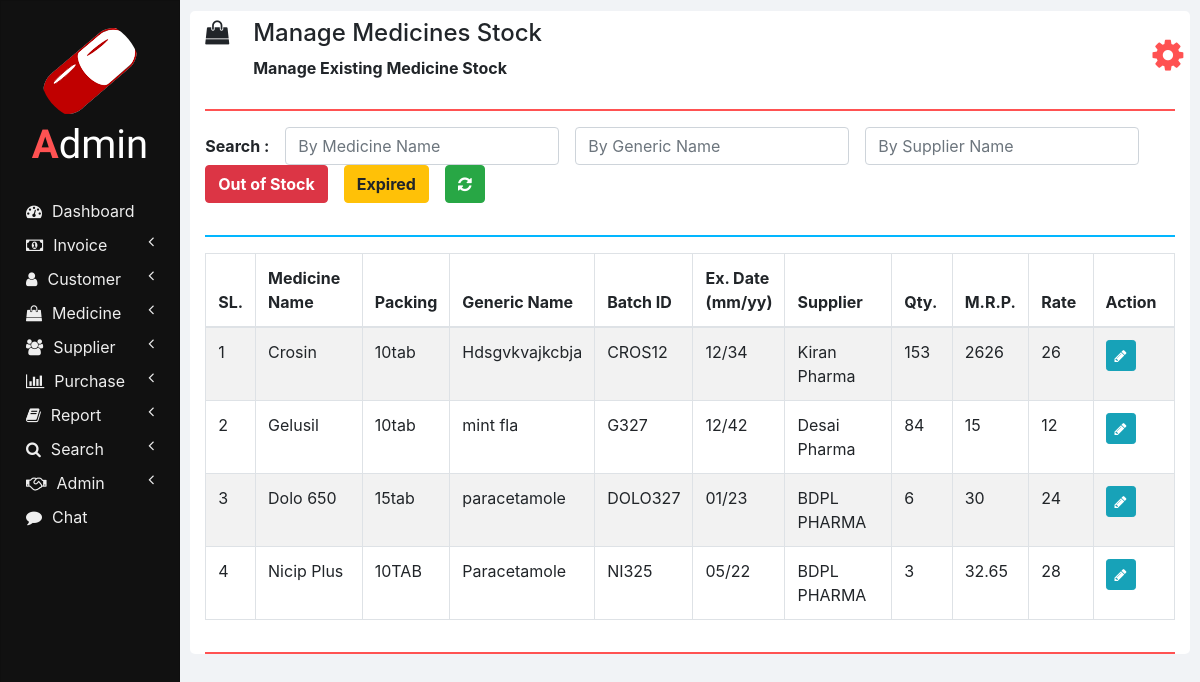
The app's page /manage_medicine_stock.php (signed in), older data.
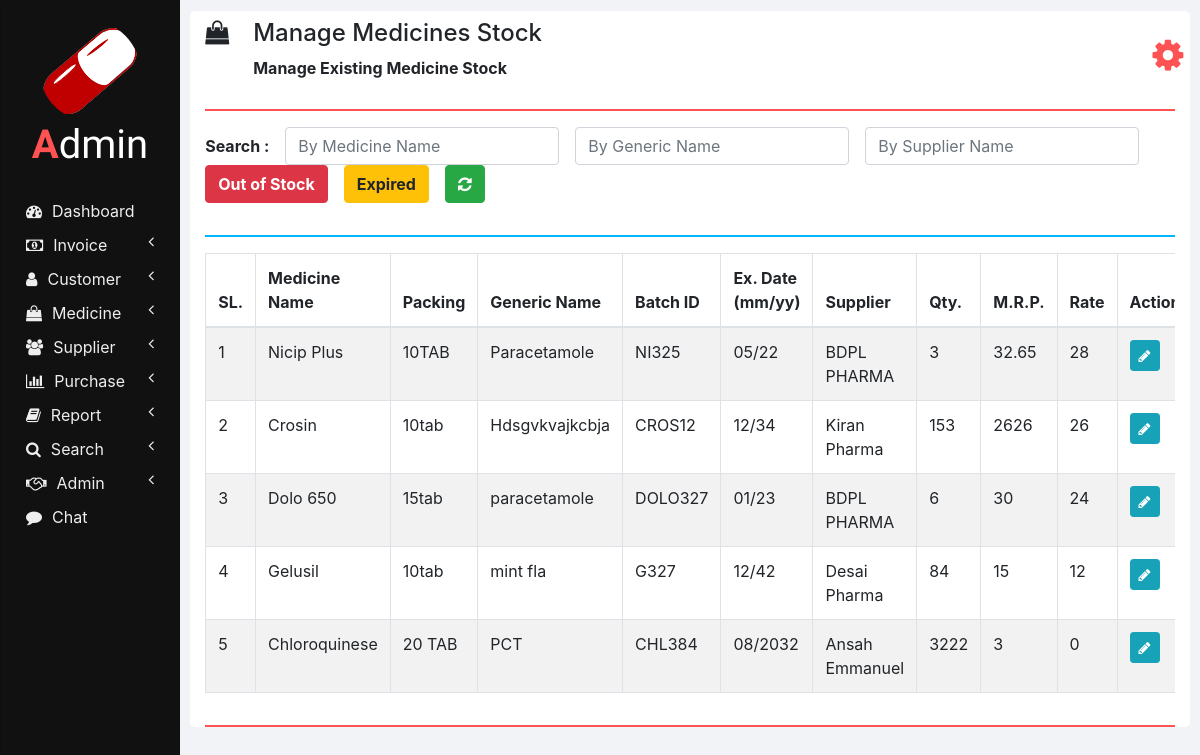
The same page, newer data.
### tables this page shows
CREATE TABLE `medicines` (
  `ID` int(11) NOT NULL,
  `NAME` varchar(100) NOT NULL,
  `PACKING` varchar(20) NOT NULL,
  `GENERIC_NAME` varchar(100) NOT NULL,
  `SUPPLIER_NAME` varchar(100) NOT NULL
);

CREATE TABLE `medicines_stock` (
  `ID` int(11) NOT NULL,
  `NAME` varchar(100) NOT NULL,
  `BATCH_ID` varchar(20) NOT NULL,
  `EXPIRY_DATE` varchar(10) NOT NULL,
  `QUANTITY` int(11) NOT NULL,
  `MRP` double NOT NULL,
  `RATE` double NOT NULL,
  `INVOICE_NUMBER` int(11) DEFAULT NULL
);

### php/manage_medicine_stock.php (the view, shortened to what this page needs)
<?php
  function showMedicinesStock($id) {
    require "db_connection.php";
    if($con) {
      $seq_no = 0;
      $query = "SELECT * FROM medicines INNER JOIN medicines_stock ON medicines.NAME = medicines_stock.NAME";
      $result = mysqli_query($con, $query);
      while($row = mysqli_fetch_array($result)) {
        $seq_no++;
        if($row['BATCH_ID'] == $id)
          showEditOptionsRow($seq_no, $row);
        else
          showMedicineStockRow($seq_no, $row);
      }
    }
  }
  function showMedicineStockRow($seq_no, $row) {
    ?>
    <tr>
      <td><?php echo $seq_no; ?></td>
      <td><?php echo $row['NAME']; ?></td>
      <td><?php echo $row['PACKING']; ?></td>
      <td><?php echo $row['GENERIC_NAME']; ?></td>
      <td><?php echo $row['BATCH_ID']; ?></td>
      <td><?php echo $row['EXPIRY_DATE']; ?></td>
      <td><?php echo $row['SUPPLIER_NAME']; ?></td>
      <td><?php echo $row['QUANTITY']; ?></td>
      <td><?php echo $row['MRP']; ?></td>
      <td><?php echo $row['RATE']; ?></td>
      <td>
        <button href="" class="btn btn-info btn-sm" onclick="editMedicineStock('<?php echo $row['BATCH_ID']; ?>');">
          <i class="fa fa-pencil"></i>
        </button>
      </td>
    </tr>
    <?php
  }
  ?>

Row changes from the older to the newer data that the page shows:
shown differently, row unchanged: medicines "10TAB": seq_no "4" → "1"; moves up the list
computed for medicines "Hdsgvkvajkcbja": seq_no "1" → "2"
shown differently, row unchanged: medicines "15tab": moves down the list
computed for medicines "mint fla": seq_no "2" → "4"
added medicines: seq_no "5", medicines_stock.NAME "Chloroquinese", PACKING "20 TAB", GENERIC_NAME "PCT", medicines_stock.BATCH_ID "CHL384", medicines_stock.EXPIRY_DATE "08/2032", SUPPLIER_NAME "Ansah Emmanuel", medicines_stock.QUANTITY "3222", medicines_stock.MRP "3", medicines_stock.RATE "0"
